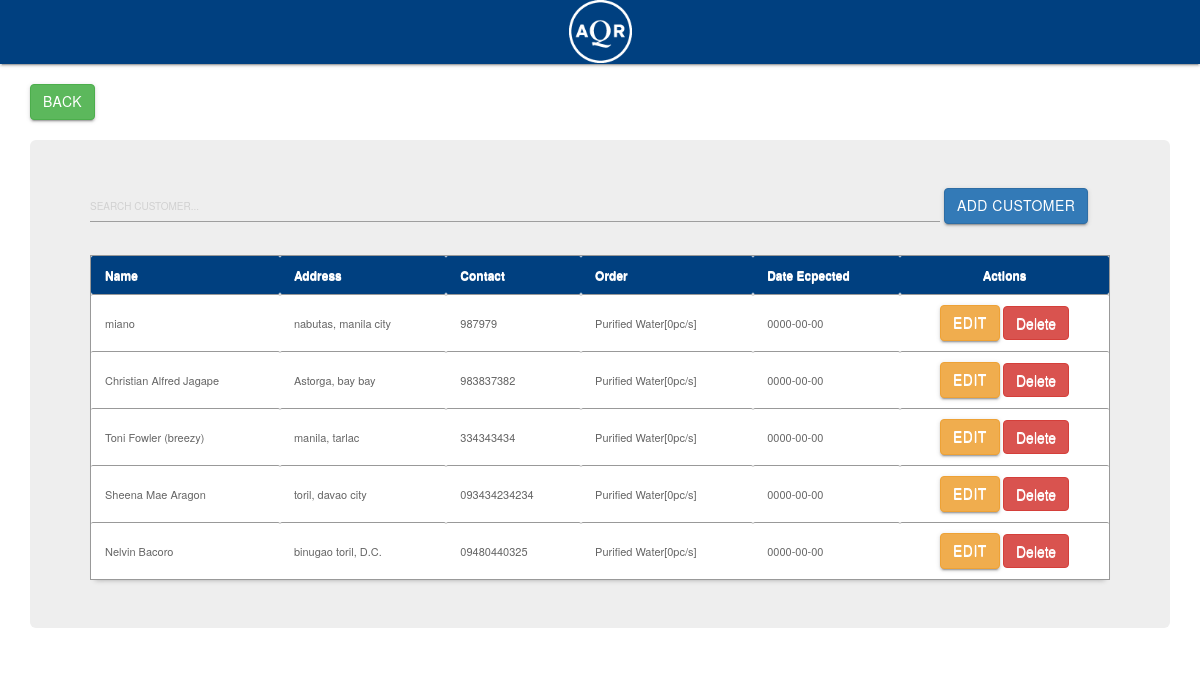
Before: /main/customerpay.php with the older database file.
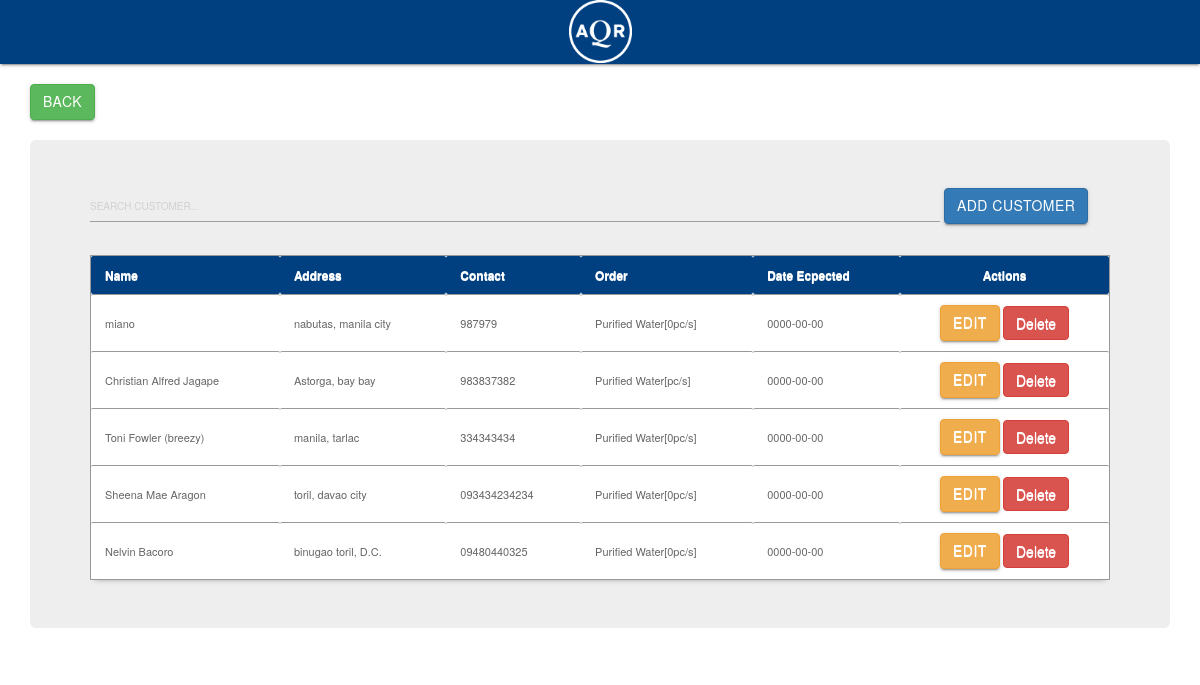
After: the same page with the newer database file.
### tables this page shows
CREATE TABLE `customer` (
  `customer_id` int(11) NOT NULL AUTO_INCREMENT,
  `customer_name` varchar(100) NOT NULL,
  `customer_Fname` varchar(30) NOT NULL,
  `address` varchar(100) NOT NULL,
  `address2` varchar(255) DEFAULT NULL,
  `contact` varchar(100) NOT NULL,
  `membership_number` varchar(100) DEFAULT NULL,
  `order_qty` int(100) DEFAULT NULL,
  `cdate` date NOT NULL,
  `status` tinyint(1) NOT NULL DEFAULT '0',
  PRIMARY KEY (`customer_id`)
);

### main/customerpay.php (the view, shortened to what this page needs)
<html>
<head>
	<link rel="stylesheet" href="../css/materialize.min.css">
<link rel="stylesheet" href="../css/bootstrap.min.css">
<link href="../style01.css" media="screen" rel="stylesheet" type="text/css" />
<link href="src/facebox.css" media="screen" rel="stylesheet" type="text/css" />
</head>
<body>
<nav>
<div class="nav-wrapper">
<center>
<a rel="facebox" href="select.php"><img src="logo.png" style="width:63px; height:63px" /></a>
</center>
</div>
</nav>
<br>
<div class="container">
<a href="index.php" class="btn btn-success btn-xs-2x" role="button" >Back</a>
<br>
<br>
<div class="jumbotron">
<input style="width:850px" type="text" name="filter" value="" id="filter" placeholder="SEARCH CUSTOMER..." autocomplete="off" />
<a rel="facebox" href="addcustomer1.php" class="btn btn-primary btn-sm-2x">Add Customer</a><br>
<table id="resultTable" data-responsive="table">
	<thead>
		<tr>
			<th > Name </th>
			<th > Address </th>
			<th > Contact </th>
			<th > Order </th>
			<th > Date Ecpected </center></th>
			<th ><center> Actions </center></th>
		</tr>
	</thead>
	<tbody>
			<?php
				include('../connect.php');
				$result = $db->prepare("SELECT * FROM customer ORDER BY customer_id DESC");
				$result->execute();
				for($i=0; $row = $result->fetch(); $i++){
			?>
			<tr>
			<td><?php echo $row['customer_name']; ?></td>
			<td><?php echo $row['address']; ?></td>
			<td><?php echo $row['contact']; ?></td>
			<td>Purified Water[<?php echo $row['order_qty']; ?>pc/s]</td>
			<td><?php echo $row['cdate']; ?></td>
			<td><center><a rel="facebox" href="editcustomer.php?id=<?php echo $row['customer_id']; ?>" class="btn btn-warning btn-xs-2x"> Edit </a>
			 <a href="#" id="<?php echo $row['customer_id']; ?>" class="delbutton" title="Click To Delete">Delete</a>
			</center>
			</td>
			</tr>
			<?php
				}
			?>
	</tbody>
</table>
</div>
</div>
</body>
</html>

Changed rows visible on the page:
changed customer "Christian Alfred Jagape": order_qty "0" → (not shown)
